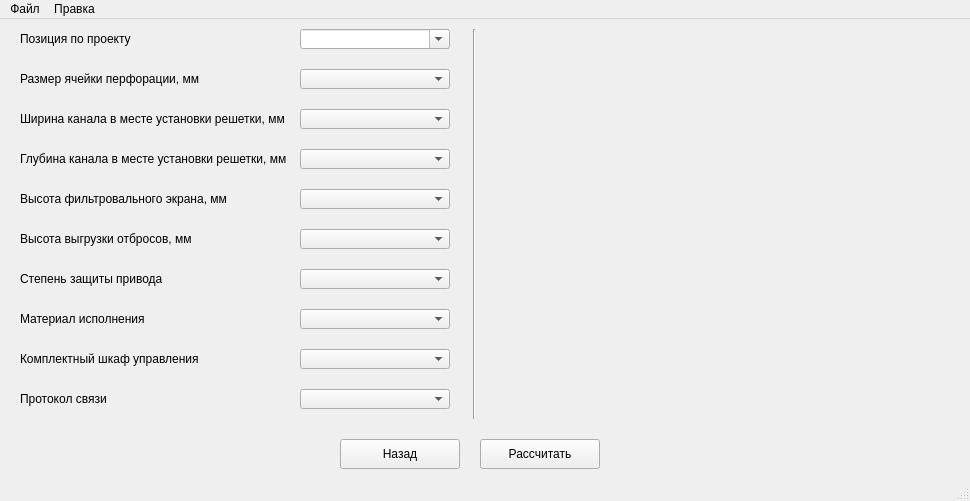
<?xml version="1.0" encoding="UTF-8"?>
<ui version="4.0">
 <class>MainWindow</class>
 <widget class="QMainWindow" name="MainWindow">
  <property name="geometry">
   <rect>
    <x>0</x>
    <y>0</y>
    <width>970</width>
    <height>501</height>
   </rect>
  </property>
  <property name="windowTitle">
   <string>MainWindow</string>
  </property>
  <widget class="QWidget" name="centralwidget">
   <widget class="QLabel" name="label">
    <property name="geometry">
     <rect>
      <x>20</x>
      <y>80</y>
      <width>270</width>
      <height>40</height>
     </rect>
    </property>
    <property name="text">
     <string>Ширина канала в месте установки решетки, мм</string>
    </property>
    <property name="wordWrap">
     <bool>true</bool>
    </property>
   </widget>
   <widget class="QLabel" name="label_2">
    <property name="geometry">
     <rect>
      <x>20</x>
      <y>120</y>
      <width>270</width>
      <height>40</height>
     </rect>
    </property>
    <property name="text">
     <string>Глубина канала в месте установки решетки, мм</string>
    </property>
    <property name="wordWrap">
     <bool>true</bool>
    </property>
   </widget>
   <widget class="QLabel" name="label_3">
    <property name="geometry">
     <rect>
      <x>20</x>
      <y>40</y>
      <width>270</width>
      <height>40</height>
     </rect>
    </property>
    <property name="text">
     <string>Размер ячейки перфорации, мм</string>
    </property>
    <property name="wordWrap">
     <bool>true</bool>
    </property>
   </widget>
   <widget class="QLabel" name="label_4">
    <property name="geometry">
     <rect>
      <x>20</x>
      <y>240</y>
      <width>270</width>
      <height>40</height>
     </rect>
    </property>
    <property name="text">
     <string>Степень защиты привода</string>
    </property>
    <property name="wordWrap">
     <bool>true</bool>
    </property>
   </widget>
   <widget class="QLabel" name="label_5">
    <property name="geometry">
     <rect>
      <x>20</x>
      <y>200</y>
      <width>270</width>
      <height>40</height>
     </rect>
    </property>
    <property name="text">
     <string>Высота выгрузки отбросов, мм</string>
    </property>
    <property name="wordWrap">
     <bool>true</bool>
    </property>
   </widget>
   <widget class="QLabel" name="label_6">
    <property name="geometry">
     <rect>
      <x>20</x>
      <y>280</y>
      <width>270</width>
      <height>40</height>
     </rect>
    </property>
    <property name="text">
     <string>Материал исполнения</string>
    </property>
    <property name="wordWrap">
     <bool>true</bool>
    </property>
   </widget>
   <widget class="QComboBox" name="cmb_gap">
    <property name="geometry">
     <rect>
      <x>300</x>
      <y>50</y>
      <width>150</width>
      <height>20</height>
     </rect>
    </property>
    <property name="editable">
     <bool>false</bool>
    </property>
   </widget>
   <widget class="QComboBox" name="cmb_cw">
    <property name="geometry">
     <rect>
      <x>300</x>
      <y>90</y>
      <width>150</width>
      <height>20</height>
     </rect>
    </property>
    <property name="editable">
     <bool>false</bool>
    </property>
   </widget>
   <widget class="QComboBox" name="cmb_ch">
    <property name="geometry">
     <rect>
      <x>300</x>
      <y>130</y>
      <width>150</width>
      <height>20</height>
     </rect>
    </property>
    <property name="editable">
     <bool>false</bool>
    </property>
   </widget>
   <widget class="QComboBox" name="cmb_ip">
    <property name="geometry">
     <rect>
      <x>300</x>
      <y>250</y>
      <width>150</width>
      <height>20</height>
     </rect>
    </property>
    <property name="editable">
     <bool>false</bool>
    </property>
   </widget>
   <widget class="QComboBox" name="cmb_mat">
    <property name="geometry">
     <rect>
      <x>300</x>
      <y>290</y>
      <width>150</width>
      <height>20</height>
     </rect>
    </property>
    <property name="editable">
     <bool>false</bool>
    </property>
   </widget>
   <widget class="QComboBox" name="cmb_hl">
    <property name="geometry">
     <rect>
      <x>300</x>
      <y>210</y>
      <width>150</width>
      <height>20</height>
     </rect>
    </property>
    <property name="editable">
     <bool>false</bool>
    </property>
   </widget>
   <widget class="QPushButton" name="btn_back">
    <property name="geometry">
     <rect>
      <x>340</x>
      <y>420</y>
      <width>120</width>
      <height>30</height>
     </rect>
    </property>
    <property name="text">
     <string>Назад</string>
    </property>
   </widget>
   <widget class="QPushButton" name="btn_calculate">
    <property name="geometry">
     <rect>
      <x>480</x>
      <y>420</y>
      <width>120</width>
      <height>30</height>
     </rect>
    </property>
    <property name="text">
     <string>Рассчитать</string>
    </property>
   </widget>
   <widget class="QLabel" name="label_7">
    <property name="geometry">
     <rect>
      <x>20</x>
      <y>320</y>
      <width>270</width>
      <height>40</height>
     </rect>
    </property>
    <property name="text">
     <string>Комплектный шкаф управления</string>
    </property>
    <property name="wordWrap">
     <bool>true</bool>
    </property>
   </widget>
   <widget class="QComboBox" name="cmb_cp">
    <property name="geometry">
     <rect>
      <x>300</x>
      <y>330</y>
      <width>150</width>
      <height>20</height>
     </rect>
    </property>
    <property name="editable">
     <bool>false</bool>
    </property>
   </widget>
   <widget class="QLabel" name="label_8">
    <property name="geometry">
     <rect>
      <x>20</x>
      <y>0</y>
      <width>270</width>
      <height>40</height>
     </rect>
    </property>
    <property name="text">
     <string>Позиция по проекту</string>
    </property>
    <property name="wordWrap">
     <bool>true</bool>
    </property>
   </widget>
   <widget class="QComboBox" name="cmb_position">
    <property name="geometry">
     <rect>
      <x>300</x>
      <y>10</y>
      <width>150</width>
      <height>20</height>
     </rect>
    </property>
    <property name="editable">
     <bool>true</bool>
    </property>
   </widget>
   <widget class="QComboBox" name="cmb_protokol">
    <property name="geometry">
     <rect>
      <x>300</x>
      <y>370</y>
      <width>150</width>
      <height>20</height>
     </rect>
    </property>
    <property name="editable">
     <bool>false</bool>
    </property>
   </widget>
   <widget class="QLabel" name="label_9">
    <property name="geometry">
     <rect>
      <x>20</x>
      <y>360</y>
      <width>270</width>
      <height>40</height>
     </rect>
    </property>
    <property name="text">
     <string>Протокол связи</string>
    </property>
    <property name="wordWrap">
     <bool>true</bool>
    </property>
   </widget>
   <widget class="QLabel" name="lb_img">
    <property name="geometry">
     <rect>
      <x>490</x>
      <y>20</y>
      <width>461</width>
      <height>371</height>
     </rect>
    </property>
    <property name="font">
     <font>
      <pointsize>12</pointsize>
     </font>
    </property>
    <property name="text">
     <string/>
    </property>
    <property name="scaledContents">
     <bool>true</bool>
    </property>
   </widget>
   <widget class="Line" name="line">
    <property name="geometry">
     <rect>
      <x>459</x>
      <y>10</y>
      <width>31</width>
      <height>390</height>
     </rect>
    </property>
    <property name="font">
     <font>
      <pointsize>12</pointsize>
     </font>
    </property>
    <property name="orientation">
     <enum>Qt::Vertical</enum>
    </property>
   </widget>
   <widget class="QComboBox" name="cmb_sh">
    <property name="geometry">
     <rect>
      <x>300</x>
      <y>170</y>
      <width>150</width>
      <height>20</height>
     </rect>
    </property>
    <property name="editable">
     <bool>false</bool>
    </property>
   </widget>
   <widget class="QLabel" name="label_10">
    <property name="geometry">
     <rect>
      <x>20</x>
      <y>160</y>
      <width>270</width>
      <height>40</height>
     </rect>
    </property>
    <property name="text">
     <string>Высота фильтровального экрана, мм</string>
    </property>
    <property name="wordWrap">
     <bool>true</bool>
    </property>
   </widget>
  </widget>
  <widget class="QMenuBar" name="menubar">
   <property name="geometry">
    <rect>
     <x>0</x>
     <y>0</y>
     <width>970</width>
     <height>21</height>
    </rect>
   </property>
   <widget class="QMenu" name="mb_file">
    <property name="title">
     <string>Файл</string>
    </property>
    <addaction name="menu_bth_renew"/>
   </widget>
   <widget class="QMenu" name="mb_pravka">
    <property name="title">
     <string>Правка</string>
    </property>
    <addaction name="mn_globalParams"/>
    <addaction name="mn_price_params"/>
   </widget>
   <addaction name="mb_file"/>
   <addaction name="mb_pravka"/>
  </widget>
  <widget class="QStatusBar" name="statusbar"/>
  <action name="mn_globalParams">
   <property name="text">
    <string>Параметры оборудования</string>
   </property>
  </action>
  <action name="menu_bth_renew">
   <property name="text">
    <string>Обновить ТКП</string>
   </property>
  </action>
  <action name="mn_price_params">
   <property name="text">
    <string>Редактор цен</string>
   </property>
  </action>
 </widget>
 <resources/>
 <connections/>
</ui>
